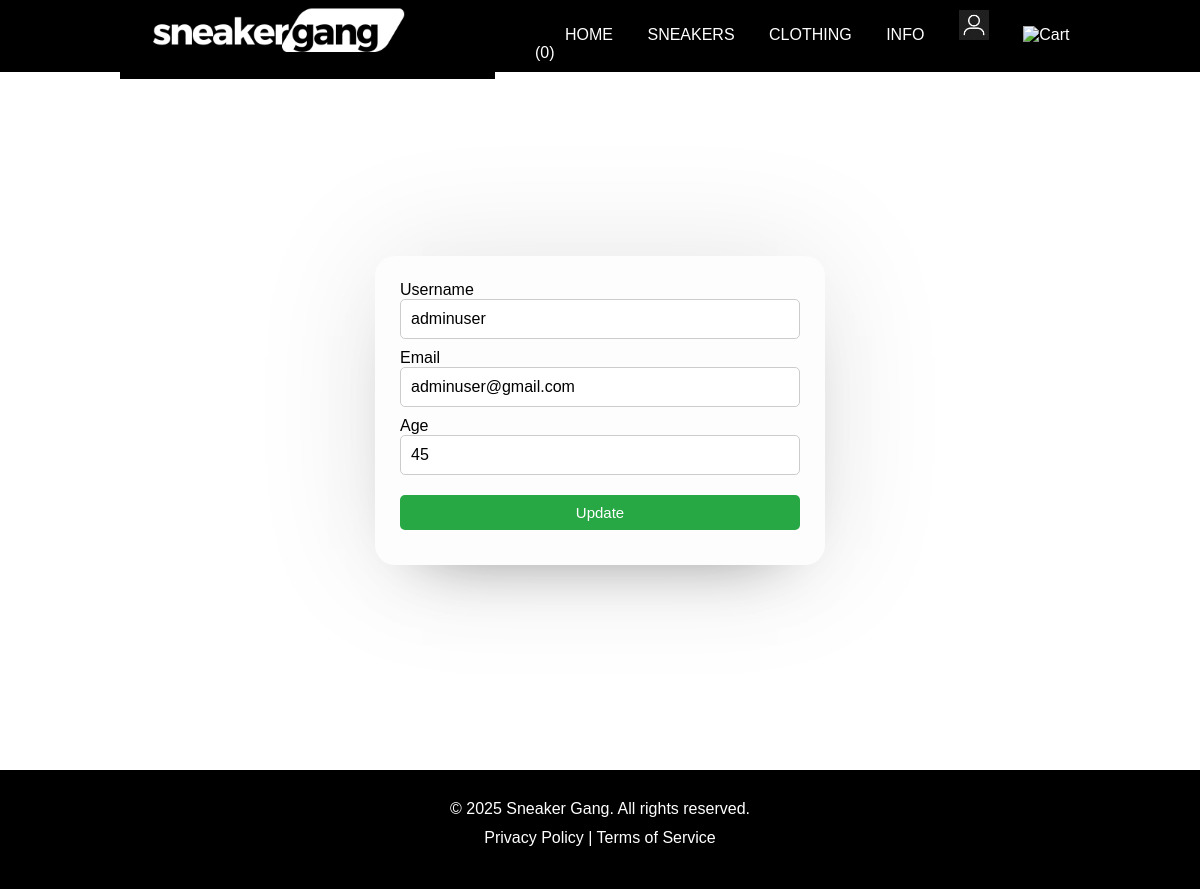
The app's page /rocnikovy_projekt/edit.php (signed in) with its own data.
### tables this page shows
CREATE TABLE `users` (
  `Id` int(11) NOT NULL,
  `Username` varchar(200) DEFAULT NULL,
  `Email` varchar(200) DEFAULT NULL,
  `Age` int(11) DEFAULT NULL,
  `Password` varchar(200) DEFAULT NULL,
  `address` varchar(200) NOT NULL,
  `role` varchar(50) DEFAULT NULL,
  `status` varchar(50) NOT NULL DEFAULT 'active'
);

### rocnikovy_projekt/edit.php (the view, shortened to what this page needs)
<?php
include("db_connect.php");
?>
<!DOCTYPE html>
<html lang="en">
<head>
    <link rel="stylesheet" href="css/style.css">
</head>
<body>
    <header class="container main-header">
        <div>
            <a href="index.php">
                <img src="img/SNEAKER2.png" height="90">
            </a>
        </div>
        <nav class="main-nav">
            <ul class="main-menu" id="main-menu">
                <li><a href="index.php">HOME</a></li>
                <li><a href="sneakers.php">SNEAKERS</a></li>
                <li><a href="clothing.php">CLOTHING</a></li>
                <li><a href="info.php">INFO</a></li>
                <li><a href="home.php">
                        <img src="icon.png" alt="Icon" width="30" height="30">
                    </a></li>
                <li><a href="cart.php">
                        <img src="shopping_cart.webp" alt="Cart" width="30" height="30">
                        (<span id="cart-count">0</span>)
                    </a></li>
            </ul>
        </nav>
    </header>
    <div class="nav">
        <div class="logo">
            <p><a href="home.php"> Logo</a></p>
        </div>
        <div class="right-links">
            <a href="#">Change Profile</a>
            <a href="php/logout.php"> <button class="btn">Log Out</button> </a>
        </div>
    </div>
    <div class="container-php">
        <div class="box form-box">
            <?php
            if (isset($_POST['submit'])) {
                $username = $_POST['username'];
                $email = $_POST['email'];
                $age = $_POST['age'];
                $id = $_SESSION['id'];
                $edit_query = mysqli_query($conn, "UPDATE users SET Username='$username', Email='$email', Age='$age' WHERE Id=$id ") or die("error occurred");
                if ($edit_query) {
                    echo "<div class='message'>
                    <p>Profile Updated!</p>
                </div> <br>";
                    echo "<a href='home.php'><button class='btn'>Go Home</button>";
                }
            } else {
                $id = $_SESSION['id'];
                $query = mysqli_query($conn, "SELECT*FROM users WHERE Id=$id ");
                while ($result = mysqli_fetch_assoc($query)) {
                    $res_Uname = $result['Username'];
                    $res_Email = $result['Email'];
                    $res_Age = $result['Age'];
                }
            ?>
                <form action="" method="post">
                    <div class="field input">
                        <label for="username">Username</label>
                        <input type="text" name="username" id="username" value="<?php echo $res_Uname; ?>" autocomplete="off" required>
                    </div>
                    <div class="field input">
                        <label for="email">Email</label>
                        <input type="text" name="email" id="email" value="<?php echo $res_Email; ?>" autocomplete="off" required>
                    </div>
                    <div class="field input">
                        <label for="age">Age</label>
                        <input type="number" name="age" id="age" value="<?php echo $res_Age; ?>" autocomplete="off" required>
                    </div>
                    <div class="field">
                        <input type="submit" class="login-btn" name="submit" value="Update" required>
                    </div>
                </form>
        </div>
    <?php } ?>
    </div>
    <footer>
        <p>&copy; <?php echo date('Y') ?> Sneaker Gang. All rights reserved.</p>
        <p><a href="/privacy">Privacy Policy</a> | <a href="/terms">Terms of Service</a></p>
    </footer>
</body>
</html>

### rocnikovy_projekt/css/style.css (style rules this page uses)
* { margin: 0px; box-sizing: border-box; }
body { font-family: Verdana, Geneva, Tahoma, sans-serif; }
p { font-size: 16px; }
h1, h2, h3, h4, h5, h6, p, a, li { margin-bottom: 0.7em; }
header { position: fixed; top: 0; left: 0; right: 0; height: 60px; display: flex; align-items: center; justify-content: space-between; background-color: black; z-index: 1; max-width: 100%; }
.main-menu li { display: inline; margin-left: 30px; }
.main-menu li a { text-decoration: none; color: white; }
.container { padding: 3% 10% 3% 10%; }
footer p a { text-decoration: none; color: white; }
footer { background-color: #000000; color: #fff; padding: 30px; text-align: center; flex-wrap: wrap; margin: 0 auto; }
.container-php { margin: auto; display: flex; align-items: center; justify-content: center; min-height: 90vh; }
.box { background: #fdfdfd; display: flex; flex-direction: column; padding: 25px 25px; border-radius: 20px; box-shadow: 0 0 128px 0 rgba(0, 0, 0, 0.1), 0 32px 64px -48px rgba(0, 0, 0, 0.5); }
.form-box { width: 450px; margin: 0px 10px; }
.form-box form .field { display: flex; margin-bottom: 10px; flex-direction: column; }
.form-box form .input input { height: 40px; width: 100%; font-size: 16px; padding: 0 10px; border-radius: 5px; border: 1px solid #ccc; outline: none; }
.login-btn { height: 35px; background: #28a745; border: 0; border-radius: 5px; color: #fff; font-size: 15px; cursor: pointer; transition: all .3s; margin-top: 10px; padding: 0px 10px; }

### records on screen
users: username "adminuser", email "adminuser@gmail.com", age "45"
